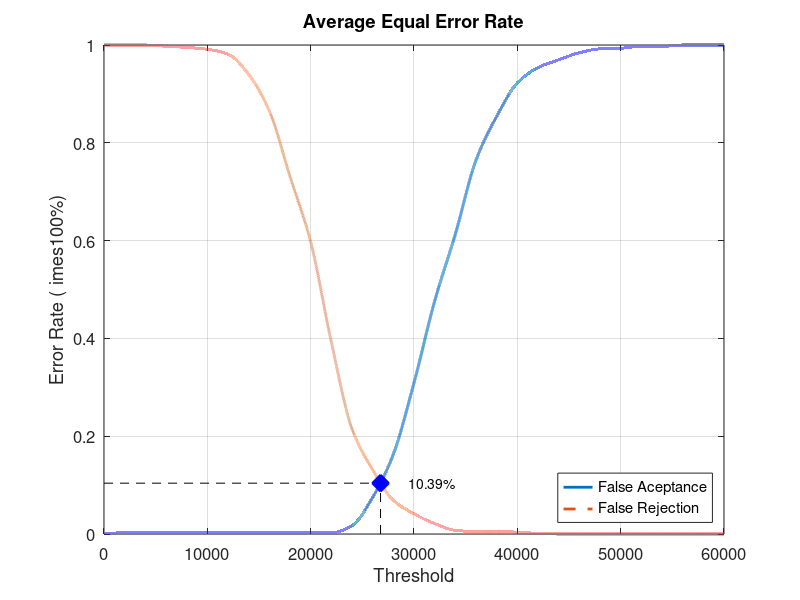
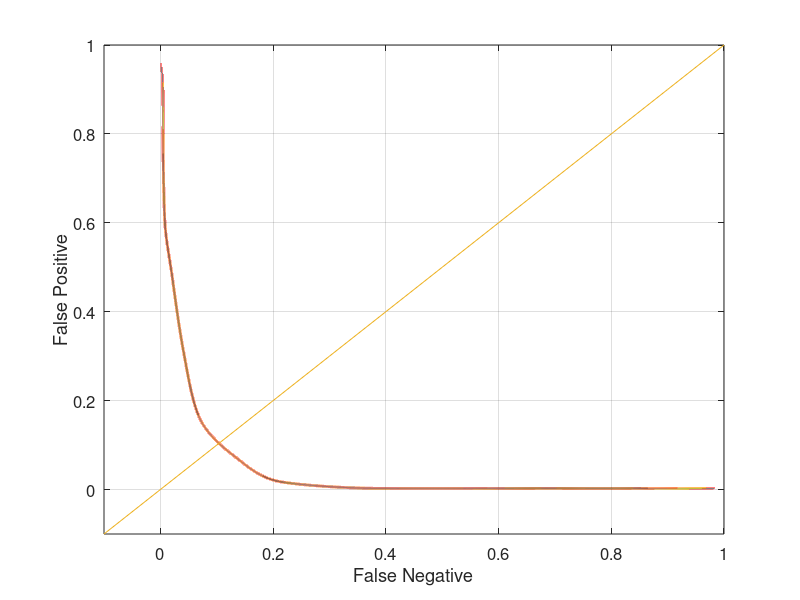

Here is the MATLAB script that generated these plots, in order:
close all;
clear;
clc;
x = 0:2000:60000;
xq = 0:0.5:60000;

y0 = [0 0.00263158 0.00263158 0.00263158 0.00263158 0.00263158 0.00263158 0.00263158 0.00263158 0.00263158 0.00263158 0.00263158 0.0171053 0.075 0.163158 0.309211 0.476316 0.613158 0.764474 0.853947 0.922368 0.953947 0.969737 0.984211 0.992105 0.993421 0.997368 0.997368 1 1 1]
yy0 = interp1(x, y0, xq, 'pchip');
y1 = [1 1 1 0.9975 0.995 0.99125 0.98125 0.94 0.865 0.73125 0.5975 0.3925 0.215 0.13125 0.06875 0.04125 0.02125 0.0075 0.005 0.005 0.00375 0.00125 0 0 0 0 0 0 0 0 0]
yy1 = interp1(x, y1, xq, 'pchip');

% Calculating EER: 
y2 = abs(y0 - y1);
find(y2 == min(y2))
yy2 = abs(yy0 - yy1);
xEER = find(yy2 == min(yy2));
xEERIndex = xq(xEER) % X-axis EER
yEER = yy0(xEER) % Y-axis EER

main = figure
plot(xq, yy0,'-','LineWidth', 2);	hold on
plot(xq, yy1,'--','LineWidth', 2);	hold on
plot([xEERIndex xEERIndex], [0 yEER], 'k--');	hold on
plot([0 xEERIndex], [yEER yEER], 'k--');	hold on
plot(xEERIndex, yEER, 'bx', 'LineWidth', 10);	hold on
text(xEERIndex + 10 * xEERIndex / 100, yEER, [num2str(round((10000 * yEER)) / 100) '%'])
legend('False Aceptance', 'False Rejection', 'Location', 'SouthEast')
xlabel('Threshold')
ylabel('Error Rate (	imes100%)')
title('Average Equal Error Rate')
set(gca, 'FontSize', 12)
axis([0 60000 0 1])
grid on

print(main, 'Experiment1AverageMain', '-dpng');
FNRxFPR = figure('Color', [1 1 1]);
plot(yy1, yy0, '-', yy1, yy0, 'LineWidth', 2);
hold on
y = -0.1:0.1:1
plot(y, y); 
set(gca, 'FontSize', 12)
xlabel('False Negative')
ylabel('False Positive')
axis([-0.1 1 -0.1 1])
set(gca, 'FontSize', 12)
grid on

print(FNRxFPR, 'Experiment1AverageFNRxFPR','-dpng');
